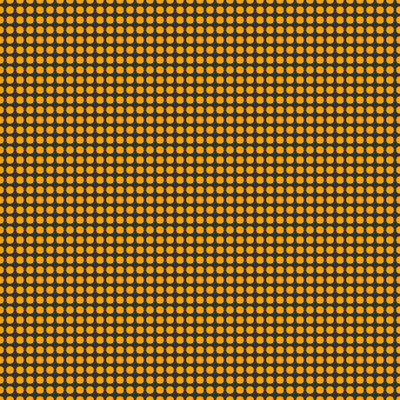
Frame 1 (no input)
Frame 60 (no input): identical to frame 1, image omitted
Frame 120 (the mouse pressed at the canvas centre since frame 60): identical to frame 1, image omitted

The p5.js sketch that drew this single still picture (run headless with seeded random() and noise() and a simulated clock; from frame 60 on, the mouse is pressed at the canvas centre):

// p5.js sketch
// ── sketch.js
let cellSize = 10;


function setup() {
    createCanvas(400, 400);

}

function draw() {
    background(50);

    noStroke();
    fill("orange");
    // noFill();
    // stroke("orange");


    for (let y = 0; y <= height / cellSize; y++) {
        for (let x = 0; x <= width / cellSize; x++) {
            ellipse(x * cellSize, y * cellSize, cellSize * 0.75);
        }
    }


    // for (let y = 0; y <= height; y += 20) {
    //     for (let x = 0; x <= width; x += 20) {
    //         rect(x, y, 20, 20);
    //         // ellipse(x, y, 10);
    //     }
    // }


}
